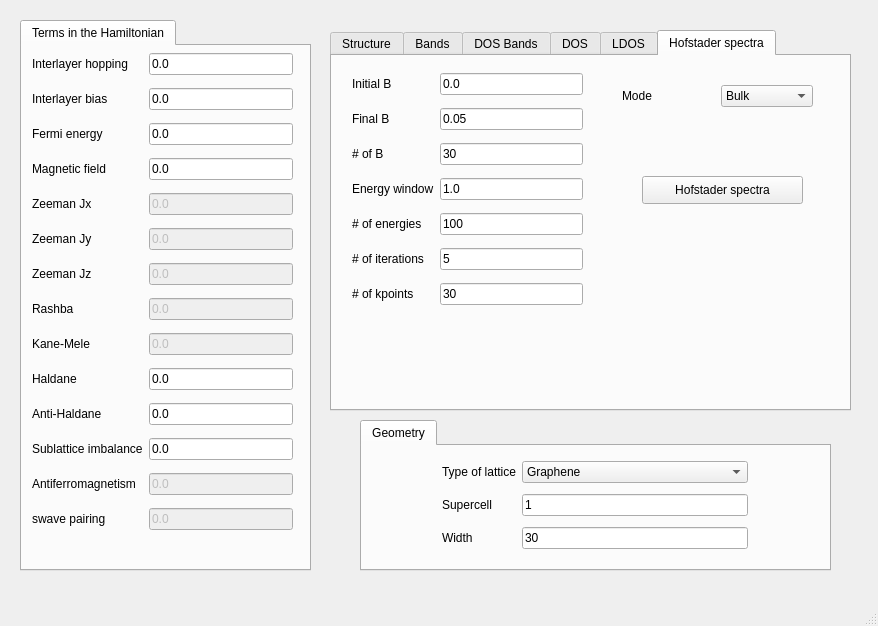
<?xml version="1.0" encoding="UTF-8"?>
<ui version="4.0">
 <class>MainWindow</class>
 <widget class="QMainWindow" name="MainWindow">
  <property name="geometry">
   <rect>
    <x>0</x>
    <y>0</y>
    <width>878</width>
    <height>626</height>
   </rect>
  </property>
  <property name="windowTitle">
   <string>Hofstader spectra</string>
  </property>
  <widget class="QWidget" name="centralwidget">
   <widget class="QTabWidget" name="tabWidget">
    <property name="geometry">
     <rect>
      <x>360</x>
      <y>420</y>
      <width>471</width>
      <height>151</height>
     </rect>
    </property>
    <property name="currentIndex">
     <number>0</number>
    </property>
    <property name="documentMode">
     <bool>false</bool>
    </property>
    <property name="tabsClosable">
     <bool>false</bool>
    </property>
    <property name="movable">
     <bool>false</bool>
    </property>
    <widget class="QWidget" name="tab_2">
     <attribute name="title">
      <string>Geometry</string>
     </attribute>
     <widget class="QWidget" name="gridLayoutWidget_4">
      <property name="geometry">
       <rect>
        <x>80</x>
        <y>10</y>
        <width>306</width>
        <height>100</height>
       </rect>
      </property>
      <layout class="QGridLayout" name="gridLayout_4">
       <item row="0" column="0">
        <widget class="QLabel" name="label_8">
         <property name="text">
          <string>Type of lattice</string>
         </property>
        </widget>
       </item>
       <item row="0" column="1">
        <widget class="QComboBox" name="lattice">
         <item>
          <property name="text">
           <string>Graphene</string>
          </property>
         </item>
         <item>
          <property name="text">
           <string>Bilayer graphene AB</string>
          </property>
         </item>
         <item>
          <property name="text">
           <string>Bilayer graphene AA</string>
          </property>
         </item>
         <item>
          <property name="text">
           <string>Square</string>
          </property>
         </item>
         <item>
          <property name="text">
           <string>Honeycomb zigzag</string>
          </property>
         </item>
         <item>
          <property name="text">
           <string>Honeycomb armchair</string>
          </property>
         </item>
         <item>
          <property name="text">
           <string>Triangular</string>
          </property>
         </item>
         <item>
          <property name="text">
           <string>Kagome</string>
          </property>
         </item>
         <item>
          <property name="text">
           <string>Lieb</string>
          </property>
         </item>
        </widget>
       </item>
       <item row="1" column="1">
        <widget class="QLineEdit" name="nsuper">
         <property name="text">
          <string>1</string>
         </property>
        </widget>
       </item>
       <item row="1" column="0">
        <widget class="QLabel" name="label_6">
         <property name="text">
          <string>Supercell</string>
         </property>
        </widget>
       </item>
       <item row="2" column="1">
        <widget class="QLineEdit" name="width">
         <property name="text">
          <string>30</string>
         </property>
        </widget>
       </item>
       <item row="2" column="0">
        <widget class="QLabel" name="label_2">
         <property name="text">
          <string>Width</string>
         </property>
        </widget>
       </item>
      </layout>
     </widget>
    </widget>
   </widget>
   <widget class="QTabWidget" name="tabWidget_2">
    <property name="geometry">
     <rect>
      <x>20</x>
      <y>20</y>
      <width>291</width>
      <height>551</height>
     </rect>
    </property>
    <property name="currentIndex">
     <number>0</number>
    </property>
    <widget class="QWidget" name="tab_3">
     <attribute name="title">
      <string>Terms in the Hamiltonian</string>
     </attribute>
     <widget class="QWidget" name="gridLayoutWidget">
      <property name="geometry">
       <rect>
        <x>10</x>
        <y>0</y>
        <width>261</width>
        <height>500</height>
       </rect>
      </property>
      <layout class="QGridLayout" name="gridLayout">
       <item row="12" column="1">
        <widget class="QLineEdit" name="mAF">
         <property name="enabled">
          <bool>false</bool>
         </property>
         <property name="text">
          <string>0.0</string>
         </property>
        </widget>
       </item>
       <item row="7" column="0">
        <widget class="QLabel" name="label_10">
         <property name="text">
          <string>Rashba</string>
         </property>
        </widget>
       </item>
       <item row="8" column="0">
        <widget class="QLabel" name="label_11">
         <property name="text">
          <string>Kane-Mele</string>
         </property>
        </widget>
       </item>
       <item row="2" column="1">
        <widget class="QLineEdit" name="fermi">
         <property name="enabled">
          <bool>true</bool>
         </property>
         <property name="text">
          <string>0.0</string>
         </property>
        </widget>
       </item>
       <item row="7" column="1">
        <widget class="QLineEdit" name="rashba">
         <property name="enabled">
          <bool>false</bool>
         </property>
         <property name="text">
          <string>0.0</string>
         </property>
        </widget>
       </item>
       <item row="9" column="1">
        <widget class="QLineEdit" name="haldane">
         <property name="text">
          <string>0.0</string>
         </property>
        </widget>
       </item>
       <item row="11" column="1">
        <widget class="QLineEdit" name="mAB">
         <property name="text">
          <string>0.0</string>
         </property>
        </widget>
       </item>
       <item row="4" column="1">
        <widget class="QLineEdit" name="Bx">
         <property name="enabled">
          <bool>false</bool>
         </property>
         <property name="text">
          <string>0.0</string>
         </property>
        </widget>
       </item>
       <item row="6" column="0">
        <widget class="QLabel" name="label_5">
         <property name="text">
          <string>Zeeman Jz</string>
         </property>
        </widget>
       </item>
       <item row="3" column="0">
        <widget class="QLabel" name="label_14">
         <property name="text">
          <string>Magnetic field</string>
         </property>
        </widget>
       </item>
       <item row="6" column="1">
        <widget class="QLineEdit" name="Bz">
         <property name="enabled">
          <bool>false</bool>
         </property>
         <property name="text">
          <string>0.0</string>
         </property>
        </widget>
       </item>
       <item row="9" column="0">
        <widget class="QLabel" name="label_24">
         <property name="text">
          <string>Haldane</string>
         </property>
        </widget>
       </item>
       <item row="10" column="1">
        <widget class="QLineEdit" name="antihaldane">
         <property name="text">
          <string>0.0</string>
         </property>
        </widget>
       </item>
       <item row="13" column="0">
        <widget class="QLabel" name="label_26">
         <property name="text">
          <string>swave pairing</string>
         </property>
        </widget>
       </item>
       <item row="13" column="1">
        <widget class="QLineEdit" name="swave">
         <property name="enabled">
          <bool>false</bool>
         </property>
         <property name="text">
          <string>0.0</string>
         </property>
        </widget>
       </item>
       <item row="5" column="1">
        <widget class="QLineEdit" name="By">
         <property name="enabled">
          <bool>false</bool>
         </property>
         <property name="text">
          <string>0.0</string>
         </property>
        </widget>
       </item>
       <item row="2" column="0">
        <widget class="QLabel" name="label">
         <property name="text">
          <string>Fermi energy</string>
         </property>
        </widget>
       </item>
       <item row="3" column="1">
        <widget class="QLineEdit" name="peierls">
         <property name="enabled">
          <bool>true</bool>
         </property>
         <property name="text">
          <string>0.0</string>
         </property>
        </widget>
       </item>
       <item row="8" column="1">
        <widget class="QLineEdit" name="kanemele">
         <property name="enabled">
          <bool>false</bool>
         </property>
         <property name="text">
          <string>0.0</string>
         </property>
        </widget>
       </item>
       <item row="12" column="0">
        <widget class="QLabel" name="label_13">
         <property name="text">
          <string>Antiferromagnetism</string>
         </property>
        </widget>
       </item>
       <item row="10" column="0">
        <widget class="QLabel" name="label_25">
         <property name="text">
          <string>Anti-Haldane</string>
         </property>
        </widget>
       </item>
       <item row="4" column="0">
        <widget class="QLabel" name="label_3">
         <property name="text">
          <string>Zeeman Jx</string>
         </property>
        </widget>
       </item>
       <item row="5" column="0">
        <widget class="QLabel" name="label_4">
         <property name="text">
          <string>Zeeman Jy</string>
         </property>
        </widget>
       </item>
       <item row="11" column="0">
        <widget class="QLabel" name="label_12">
         <property name="text">
          <string>Sublattice imbalance</string>
         </property>
        </widget>
       </item>
       <item row="0" column="1">
        <widget class="QLineEdit" name="ti">
         <property name="text">
          <string>0.0</string>
         </property>
        </widget>
       </item>
       <item row="0" column="0">
        <widget class="QLabel" name="label_22">
         <property name="text">
          <string>Interlayer hopping</string>
         </property>
        </widget>
       </item>
       <item row="1" column="0">
        <widget class="QLabel" name="label_23">
         <property name="text">
          <string>Interlayer bias</string>
         </property>
        </widget>
       </item>
       <item row="1" column="1">
        <widget class="QLineEdit" name="bias">
         <property name="text">
          <string>0.0</string>
         </property>
        </widget>
       </item>
      </layout>
     </widget>
    </widget>
   </widget>
   <widget class="QTabWidget" name="tabWidget_3">
    <property name="geometry">
     <rect>
      <x>330</x>
      <y>30</y>
      <width>521</width>
      <height>381</height>
     </rect>
    </property>
    <property name="currentIndex">
     <number>5</number>
    </property>
    <widget class="QWidget" name="tab_4">
     <attribute name="title">
      <string>Structure</string>
     </attribute>
     <widget class="QPushButton" name="show_structure">
      <property name="geometry">
       <rect>
        <x>80</x>
        <y>150</y>
        <width>188</width>
        <height>28</height>
       </rect>
      </property>
      <property name="text">
       <string>Show structure</string>
      </property>
     </widget>
     <widget class="QWidget" name="gridLayoutWidget_3">
      <property name="geometry">
       <rect>
        <x>80</x>
        <y>30</y>
        <width>160</width>
        <height>80</height>
       </rect>
      </property>
      <layout class="QGridLayout" name="gridLayout_3">
       <item row="0" column="1">
        <widget class="QLineEdit" name="nsuper_struct">
         <property name="text">
          <string>5</string>
         </property>
        </widget>
       </item>
       <item row="0" column="0">
        <widget class="QLabel" name="label_7">
         <property name="text">
          <string>Supercell</string>
         </property>
        </widget>
       </item>
      </layout>
     </widget>
    </widget>
    <widget class="QWidget" name="tab_5">
     <attribute name="title">
      <string>Bands</string>
     </attribute>
     <widget class="QPushButton" name="show_bands">
      <property name="geometry">
       <rect>
        <x>20</x>
        <y>30</y>
        <width>188</width>
        <height>28</height>
       </rect>
      </property>
      <property name="text">
       <string>Band structure</string>
      </property>
     </widget>
     <widget class="QWidget" name="gridLayoutWidget_2">
      <property name="geometry">
       <rect>
        <x>30</x>
        <y>70</y>
        <width>184</width>
        <height>64</height>
       </rect>
      </property>
      <layout class="QGridLayout" name="gridLayout_2">
       <item row="0" column="0">
        <widget class="QLabel" name="label_15">
         <property name="text">
          <string>Operator</string>
         </property>
        </widget>
       </item>
       <item row="0" column="1">
        <widget class="QComboBox" name="bands_color">
         <property name="currentIndex">
          <number>0</number>
         </property>
         <item>
          <property name="text">
           <string>None</string>
          </property>
         </item>
         <item>
          <property name="text">
           <string>y-position</string>
          </property>
         </item>
         <item>
          <property name="text">
           <string>Sx</string>
          </property>
         </item>
         <item>
          <property name="text">
           <string>Sy</string>
          </property>
         </item>
         <item>
          <property name="text">
           <string>Sz</string>
          </property>
         </item>
         <item>
          <property name="text">
           <string>Valley</string>
          </property>
         </item>
        </widget>
       </item>
       <item row="1" column="0">
        <widget class="QLabel" name="label_9">
         <property name="text">
          <string># kpoints</string>
         </property>
        </widget>
       </item>
       <item row="1" column="1">
        <widget class="QLineEdit" name="nk_bands">
         <property name="text">
          <string>100</string>
         </property>
        </widget>
       </item>
      </layout>
     </widget>
    </widget>
    <widget class="QWidget" name="tab_9">
     <attribute name="title">
      <string>DOS Bands</string>
     </attribute>
     <widget class="QPushButton" name="show_dosbands">
      <property name="geometry">
       <rect>
        <x>260</x>
        <y>150</y>
        <width>171</width>
        <height>28</height>
       </rect>
      </property>
      <property name="toolTip">
       <string>This is equivalent to band structure calculation, but it can be applied for very large systems</string>
      </property>
      <property name="text">
       <string>Show DOS Bands</string>
      </property>
     </widget>
     <widget class="QWidget" name="gridLayoutWidget_11">
      <property name="geometry">
       <rect>
        <x>30</x>
        <y>20</y>
        <width>201</width>
        <height>176</height>
       </rect>
      </property>
      <layout class="QGridLayout" name="gridLayout_11">
       <item row="0" column="1">
        <widget class="QLineEdit" name="delta_kbands">
         <property name="text">
          <string>0.02</string>
         </property>
        </widget>
       </item>
       <item row="0" column="0">
        <widget class="QLabel" name="label_27">
         <property name="text">
          <string>Smearing</string>
         </property>
        </widget>
       </item>
       <item row="1" column="1">
        <widget class="QLineEdit" name="ne_kbands">
         <property name="text">
          <string>400</string>
         </property>
        </widget>
       </item>
       <item row="1" column="0">
        <widget class="QLabel" name="label_28">
         <property name="text">
          <string># of energies</string>
         </property>
        </widget>
       </item>
       <item row="2" column="0">
        <widget class="QLabel" name="label_29">
         <property name="text">
          <string>Energy window</string>
         </property>
        </widget>
       </item>
       <item row="2" column="1">
        <widget class="QLineEdit" name="window_kbands">
         <property name="text">
          <string>3.0</string>
         </property>
        </widget>
       </item>
       <item row="3" column="0">
        <widget class="QLabel" name="label_30">
         <property name="text">
          <string>KPM scale</string>
         </property>
        </widget>
       </item>
       <item row="3" column="1">
        <widget class="QLineEdit" name="scale_kbands">
         <property name="text">
          <string>10.0</string>
         </property>
        </widget>
       </item>
       <item row="4" column="0">
        <widget class="QLabel" name="label_31">
         <property name="text">
          <string># vectors</string>
         </property>
        </widget>
       </item>
       <item row="4" column="1">
        <widget class="QLineEdit" name="nv_kbands">
         <property name="text">
          <string>3</string>
         </property>
        </widget>
       </item>
      </layout>
     </widget>
    </widget>
    <widget class="QWidget" name="tab_6">
     <attribute name="title">
      <string>DOS</string>
     </attribute>
     <widget class="QPushButton" name="show_dos">
      <property name="geometry">
       <rect>
        <x>50</x>
        <y>40</y>
        <width>188</width>
        <height>28</height>
       </rect>
      </property>
      <property name="text">
       <string>Density of states</string>
      </property>
     </widget>
     <widget class="QWidget" name="gridLayoutWidget_5">
      <property name="geometry">
       <rect>
        <x>60</x>
        <y>87</y>
        <width>211</width>
        <height>81</height>
       </rect>
      </property>
      <layout class="QGridLayout" name="gridLayout_5">
       <item row="0" column="0">
        <widget class="QLabel" name="label_16">
         <property name="text">
          <string>Smearing</string>
         </property>
        </widget>
       </item>
       <item row="0" column="1">
        <widget class="QLineEdit" name="DOS_smearing">
         <property name="text">
          <string>0.01</string>
         </property>
        </widget>
       </item>
      </layout>
     </widget>
    </widget>
    <widget class="QWidget" name="tab_7">
     <attribute name="title">
      <string>LDOS</string>
     </attribute>
     <widget class="QPushButton" name="show_interactive_ldos">
      <property name="geometry">
       <rect>
        <x>310</x>
        <y>150</y>
        <width>188</width>
        <height>28</height>
       </rect>
      </property>
      <property name="text">
       <string>Show LDOS</string>
      </property>
     </widget>
     <widget class="QWidget" name="gridLayoutWidget_6">
      <property name="geometry">
       <rect>
        <x>20</x>
        <y>10</y>
        <width>251</width>
        <height>176</height>
       </rect>
      </property>
      <layout class="QGridLayout" name="gridLayout_6">
       <item row="0" column="1">
        <widget class="QLineEdit" name="ne_ldos">
         <property name="text">
          <string>300</string>
         </property>
        </widget>
       </item>
       <item row="3" column="1">
        <widget class="QLineEdit" name="delta_ldos">
         <property name="text">
          <string>0.03</string>
         </property>
        </widget>
       </item>
       <item row="3" column="0">
        <widget class="QLabel" name="label_20">
         <property name="text">
          <string>Smearing</string>
         </property>
        </widget>
       </item>
       <item row="1" column="1">
        <widget class="QLineEdit" name="nk_ldos">
         <property name="text">
          <string>20</string>
         </property>
        </widget>
       </item>
       <item row="0" column="0">
        <widget class="QLabel" name="label_17">
         <property name="text">
          <string># of energies</string>
         </property>
        </widget>
       </item>
       <item row="1" column="0">
        <widget class="QLabel" name="label_18">
         <property name="text">
          <string># of kpoints</string>
         </property>
        </widget>
       </item>
       <item row="2" column="0">
        <widget class="QLabel" name="label_19">
         <property name="text">
          <string>Energy window</string>
         </property>
        </widget>
       </item>
       <item row="2" column="1">
        <widget class="QLineEdit" name="window_ldos">
         <property name="text">
          <string>0.5</string>
         </property>
        </widget>
       </item>
       <item row="4" column="1">
        <widget class="QLineEdit" name="nsuper_ldos">
         <property name="text">
          <string>1</string>
         </property>
        </widget>
       </item>
       <item row="4" column="0">
        <widget class="QLabel" name="label_21">
         <property name="text">
          <string>Supercell</string>
         </property>
        </widget>
       </item>
      </layout>
     </widget>
    </widget>
    <widget class="QWidget" name="tab">
     <attribute name="title">
      <string>Hofstader spectra</string>
     </attribute>
     <widget class="QWidget" name="gridLayoutWidget_7">
      <property name="geometry">
       <rect>
        <x>20</x>
        <y>10</y>
        <width>231</width>
        <height>248</height>
       </rect>
      </property>
      <layout class="QGridLayout" name="gridLayout_7">
       <item row="1" column="0">
        <widget class="QLabel" name="label_33">
         <property name="text">
          <string>Final B</string>
         </property>
        </widget>
       </item>
       <item row="4" column="1">
        <widget class="QLineEdit" name="nume_hofs">
         <property name="text">
          <string>100</string>
         </property>
        </widget>
       </item>
       <item row="3" column="0">
        <widget class="QLabel" name="label_35">
         <property name="text">
          <string>Energy window</string>
         </property>
        </widget>
       </item>
       <item row="2" column="1">
        <widget class="QLineEdit" name="numb_hofs">
         <property name="text">
          <string>30</string>
         </property>
        </widget>
       </item>
       <item row="4" column="0">
        <widget class="QLabel" name="label_36">
         <property name="text">
          <string># of energies</string>
         </property>
        </widget>
       </item>
       <item row="3" column="1">
        <widget class="QLineEdit" name="ewindow_hofs">
         <property name="text">
          <string>1.0</string>
         </property>
        </widget>
       </item>
       <item row="1" column="1">
        <widget class="QLineEdit" name="maxb_hofs">
         <property name="text">
          <string>0.05</string>
         </property>
        </widget>
       </item>
       <item row="5" column="0">
        <widget class="QLabel" name="label_38">
         <property name="text">
          <string># of iterations</string>
         </property>
        </widget>
       </item>
       <item row="0" column="1">
        <widget class="QLineEdit" name="minb_hofs">
         <property name="text">
          <string>0.0</string>
         </property>
        </widget>
       </item>
       <item row="0" column="0">
        <widget class="QLabel" name="label_32">
         <property name="text">
          <string>Initial B</string>
         </property>
        </widget>
       </item>
       <item row="2" column="0">
        <widget class="QLabel" name="label_34">
         <property name="text">
          <string># of B</string>
         </property>
        </widget>
       </item>
       <item row="5" column="1">
        <widget class="QLineEdit" name="nite_hofs">
         <property name="toolTip">
          <string>Number of random vectors used in the KPM. INcrease this number to remove noise</string>
         </property>
         <property name="text">
          <string>5</string>
         </property>
        </widget>
       </item>
       <item row="6" column="1">
        <widget class="QLineEdit" name="nk_hofs">
         <property name="toolTip">
          <string>NUmber of kpoints in KPM. It should not very critical for the hofstader spectra</string>
         </property>
         <property name="text">
          <string>30</string>
         </property>
        </widget>
       </item>
       <item row="6" column="0">
        <widget class="QLabel" name="label_39">
         <property name="text">
          <string># of kpoints</string>
         </property>
        </widget>
       </item>
      </layout>
     </widget>
     <widget class="QWidget" name="gridLayoutWidget_8">
      <property name="geometry">
       <rect>
        <x>290</x>
        <y>20</y>
        <width>191</width>
        <height>41</height>
       </rect>
      </property>
      <layout class="QGridLayout" name="gridLayout_8">
       <item row="0" column="1">
        <widget class="QComboBox" name="hofstader_mode">
         <item>
          <property name="text">
           <string>Bulk</string>
          </property>
         </item>
         <item>
          <property name="text">
           <string>All</string>
          </property>
         </item>
         <item>
          <property name="text">
           <string>Edge</string>
          </property>
         </item>
        </widget>
       </item>
       <item row="0" column="0">
        <widget class="QLabel" name="label_37">
         <property name="text">
          <string>Mode</string>
         </property>
        </widget>
       </item>
      </layout>
     </widget>
     <widget class="QPushButton" name="show_hofstader">
      <property name="geometry">
       <rect>
        <x>310</x>
        <y>120</y>
        <width>161</width>
        <height>28</height>
       </rect>
      </property>
      <property name="text">
       <string>Hofstader spectra</string>
      </property>
     </widget>
    </widget>
   </widget>
  </widget>
  <widget class="QMenuBar" name="menubar">
   <property name="geometry">
    <rect>
     <x>0</x>
     <y>0</y>
     <width>878</width>
     <height>24</height>
    </rect>
   </property>
  </widget>
  <widget class="QStatusBar" name="statusbar"/>
 </widget>
 <resources/>
 <connections/>
</ui>
